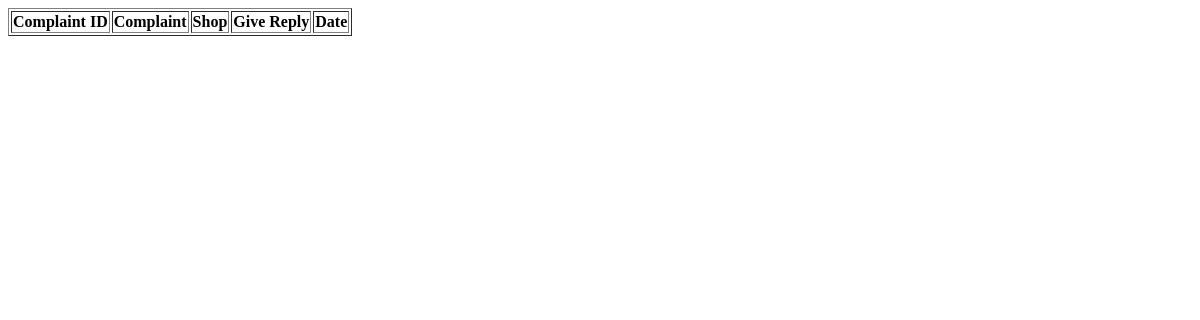
Page /ViewComplaintsAndReply on the earlier database version.
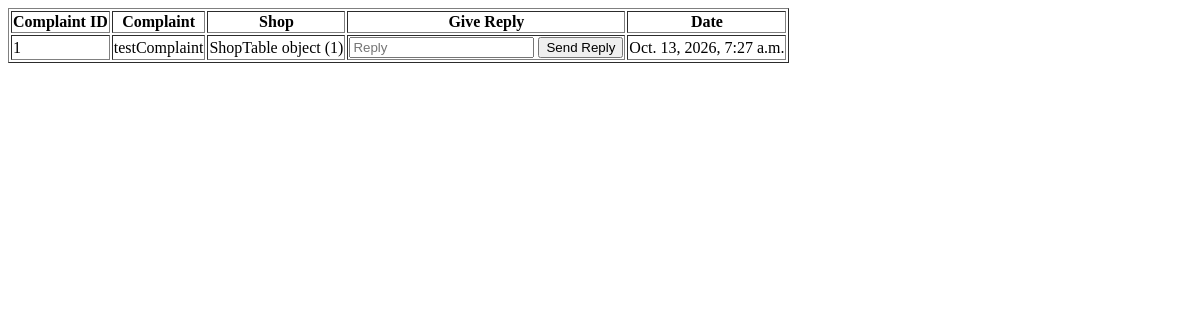
Same page on the later database version.
### RetailIQApp/models.py (models this page shows)
class ComplaintTable(models.Model):
    shop_id = models.ForeignKey(ShopTable, on_delete=models.CASCADE, null=True, blank=True)
    complaint_date = models.DateTimeField(auto_now_add=True)
    complaint_description = models.CharField(max_length=100, null=True, blank=True)
    reply = models.CharField(max_length=100, null=True, blank=True)

class ShopTable(models.Model):
    shop_name = models.CharField(max_length=40, null=True, blank=True)
    email = models.CharField(max_length=50, null=True, blank=True)
    phone = models.BigIntegerField(null=True, blank=True)
    Date_joined = models.DateField(auto_now_add=True)
    Login_id = models.ForeignKey(LoginTable, on_delete=models.CASCADE, null=True, blank=True)

### RetailIQApp/views.py (the view)
# urls.py: path('ViewComplaintsAndReply',ViewComplaintsAndReply.as_view(),name='ViewComplaintsAndReply'),
class ViewComplaintsAndReply(View):
    def get(self,request):
        obj = ComplaintTable.objects.all()
        return render(request,'admin/ViewComplaintsAndReply.html', {'complaint_data':obj})

### templates/admin/ViewComplaintsAndReply.html (shortened to what this page needs)
<!DOCTYPE html>
<html lang="en">
<head>
</head>
<body>
      <table border="1">
        <tr>
            <th>Complaint ID</th>
            <th>Complaint</th>
            <th>Shop</th>
            <th>Give Reply</th>
            <th>Date</th>
        </tr>
        {% for i in complaint_data %}
        <tr>
            <td>{{ i.id }}</td>
            <td>{{ i.complaint_description }}</td>
            <td>{{ i.shop_id }}</td>
            <td>
                <input type="text" placeholder="Reply">
                <button type="submit">Send Reply</button>
            </td>
            <td>{{ i.complaint_date }}</td>
        </tr>
        {% endfor %}
    </table>
</body>
</html>

Differences in the rows shown:
added ComplaintTable: id "1", complaint_description "testComplaint", shop_id "ShopTable object (1)", complaint_date "Oct. 13, 2026, 7:27 a.m."
